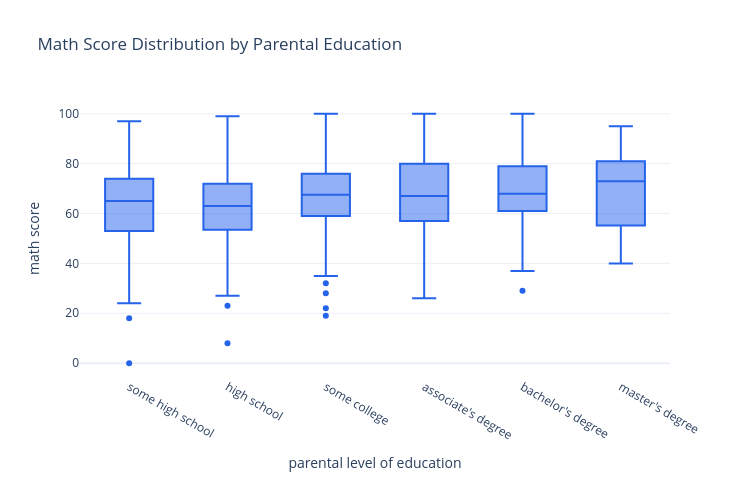

Notebook code cell kept with this figure:
### Markdown cell above
## Quick Look at the Data

### Code cell
edu_order = ["some high school", "high school", "some college",
             "associate's degree", "bachelor's degree", "master's degree"]

box_figure = px.box(df, x="parental level of education", y="math score",
                     category_orders={"parental level of education": edu_order},
                     title="Math Score Distribution by Parental Education", template="plotly_white",
                     color_discrete_sequence=["#2563eb"])
box_figure.update_layout(width=750, height=480, showlegend=False)
box_figure.show()

### Figure 1 — Plotly figure (JSON) as saved in the notebook; plotly's stock layout.template omitted (floating-point values rounded to 4 significant figures; data arrays with more than 128 entries replaced by an {"elided": "..."} marker saying what was removed)
{"data": [{"alignmentgroup": "True", "hovertemplate": "parental level of education=%{x}<br>math score=%{y}<extra></extra>", "legendgroup": "", "marker": {"color": "#2563eb"}, "name": "", "notched": false, "offsetgroup": "", "orientation": "v", "showlegend": false, "type": "box", "x": {"elided": "1000 str values"}, "x0": " ", "xaxis": "x", "y": {"elided": "1000 int values"}, "y0": " ", "yaxis": "y"}], "layout": {"boxmode": "group", "height": 480, "legend": {"tracegroupgap": 0}, "showlegend": false, "title": {"text": "Math Score Distribution by Parental Education"}, "width": 750, "xaxis": {"anchor": "y", "categoryarray": ["some high school", "high school", "some college", "associate's degree", "bachelor's degree", "master's degree"], "categoryorder": "array", "domain": [0, 1], "title": {"text": "parental level of education"}}, "yaxis": {"anchor": "x", "domain": [0, 1], "title": {"text": "math score"}}}}
